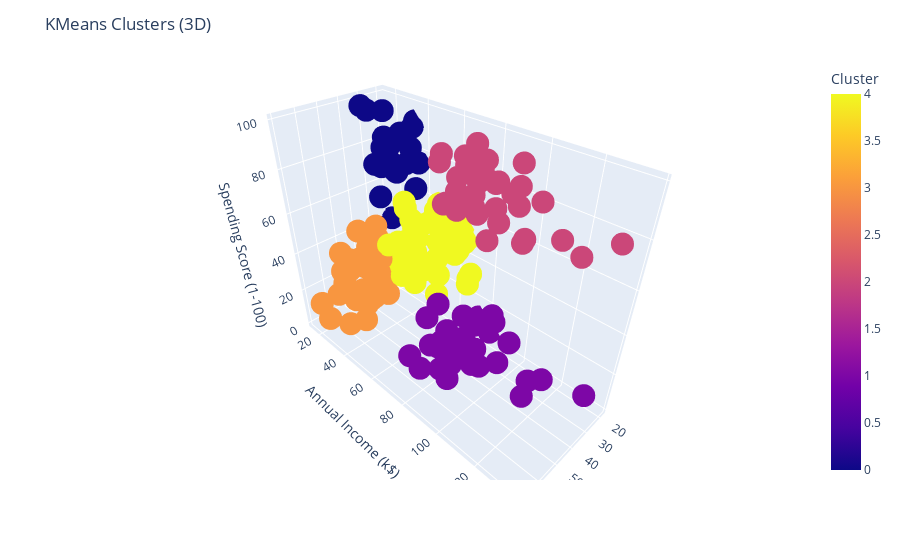

Write notebook code for a chart like this one.
### Code cell
import plotly.express as px

fig = px.scatter_3d(KM5_Clust, x='Age', y='Annual Income (k$)', z='Spending Score (1-100)', color='Cluster')

fig.update_layout(title='KMeans Clusters (3D)')
fig.show()

### Figure 1 — Plotly figure (JSON) as saved in the notebook; plotly's stock layout.template omitted (floating-point values rounded to 4 significant figures; data arrays with more than 128 entries replaced by an {"elided": "..."} marker saying what was removed)
{"data": [{"hovertemplate": "Age=%{x}<br>Annual Income (k$)=%{y}<br>Spending Score (1-100)=%{z}<br>Cluster=%{marker.color}<extra></extra>", "legendgroup": "", "marker": {"color": {"elided": "200 int values"}, "coloraxis": "coloraxis", "symbol": "circle"}, "mode": "markers", "name": "", "scene": "scene", "showlegend": false, "type": "scatter3d", "x": {"elided": "200 int values"}, "y": {"elided": "200 int values"}, "z": {"elided": "200 int values"}}], "layout": {"coloraxis": {"colorbar": {"title": {"text": "Cluster"}}, "colorscale": [[0, "#0d0887"], [0.1111, "#46039f"], [0.2222, "#7201a8"], [0.3333, "#9c179e"], [0.4444, "#bd3786"], [0.5556, "#d8576b"], [0.6667, "#ed7953"], [0.7778, "#fb9f3a"], [0.8889, "#fdca26"], [1, "#f0f921"]]}, "legend": {"tracegroupgap": 0}, "margin": {"t": 60}, "scene": {"domain": {"x": [0, 1], "y": [0, 1]}, "xaxis": {"title": {"text": "Age"}}, "yaxis": {"title": {"text": "Annual Income (k$)"}}, "zaxis": {"title": {"text": "Spending Score (1-100)"}}}, "title": {"text": "KMeans Clusters (3D)"}}}
